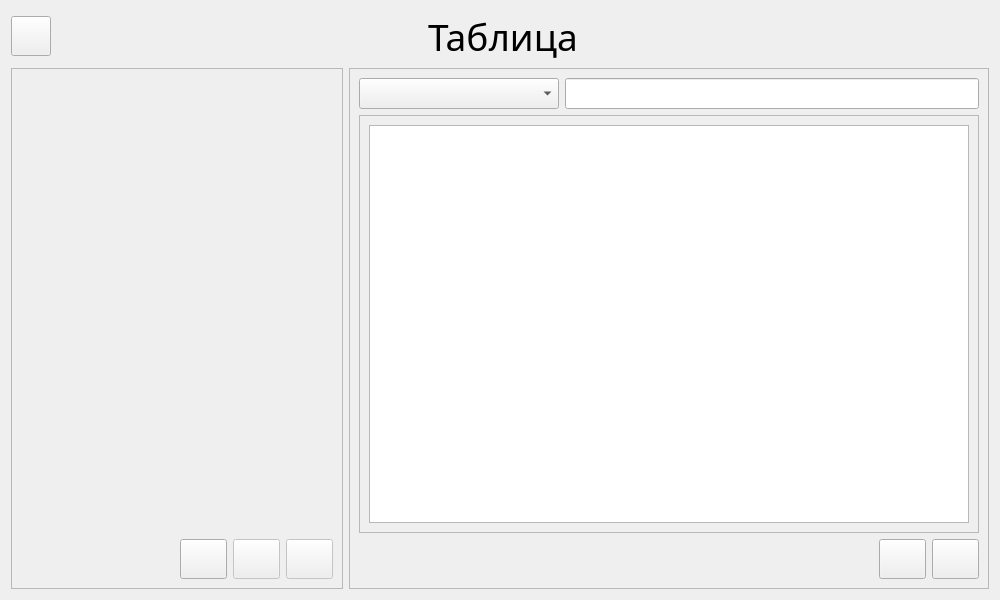
<?xml version="1.0" encoding="UTF-8"?>
<ui version="4.0">
 <class>tableWidget</class>
 <widget class="QWidget" name="tableWidget">
  <property name="geometry">
   <rect>
    <x>0</x>
    <y>0</y>
    <width>1000</width>
    <height>600</height>
   </rect>
  </property>
  <property name="font">
   <font>
    <family>Microsoft YaHei UI Light</family>
    <pointsize>12</pointsize>
   </font>
  </property>
  <property name="windowTitle">
   <string>Form</string>
  </property>
  <layout class="QVBoxLayout" name="verticalLayout">
   <item>
    <layout class="QHBoxLayout" name="horizontalLayout_5">
     <item>
      <widget class="QPushButton" name="buttonBack">
       <property name="minimumSize">
        <size>
         <width>40</width>
         <height>40</height>
        </size>
       </property>
       <property name="maximumSize">
        <size>
         <width>40</width>
         <height>16777215</height>
        </size>
       </property>
       <property name="text">
        <string/>
       </property>
       <property name="icon">
        <iconset theme="go-previous"/>
       </property>
      </widget>
     </item>
     <item>
      <widget class="QLabel" name="tableName">
       <property name="sizePolicy">
        <sizepolicy hsizetype="Preferred" vsizetype="Preferred">
         <horstretch>0</horstretch>
         <verstretch>0</verstretch>
        </sizepolicy>
       </property>
       <property name="maximumSize">
        <size>
         <width>16777215</width>
         <height>100</height>
        </size>
       </property>
       <property name="font">
        <font>
         <family>Microsoft YaHei UI Light</family>
         <pointsize>28</pointsize>
        </font>
       </property>
       <property name="text">
        <string>Таблица</string>
       </property>
       <property name="alignment">
        <set>Qt::AlignmentFlag::AlignCenter</set>
       </property>
      </widget>
     </item>
     <item>
      <spacer name="horizontalSpacer_3">
       <property name="orientation">
        <enum>Qt::Orientation::Horizontal</enum>
       </property>
       <property name="sizeType">
        <enum>QSizePolicy::Policy::Fixed</enum>
       </property>
       <property name="sizeHint" stdset="0">
        <size>
         <width>40</width>
         <height>20</height>
        </size>
       </property>
      </spacer>
     </item>
    </layout>
   </item>
   <item>
    <layout class="QHBoxLayout" name="horizontalLayout">
     <property name="spacing">
      <number>6</number>
     </property>
     <item>
      <widget class="QFrame" name="frame">
       <property name="frameShape">
        <enum>QFrame::Shape::StyledPanel</enum>
       </property>
       <property name="frameShadow">
        <enum>QFrame::Shadow::Raised</enum>
       </property>
       <layout class="QVBoxLayout" name="verticalLayout_2">
        <item>
         <layout class="QFormLayout" name="formLayout">
          <property name="verticalSpacing">
           <number>12</number>
          </property>
         </layout>
        </item>
        <item>
         <spacer name="verticalSpacer">
          <property name="orientation">
           <enum>Qt::Orientation::Vertical</enum>
          </property>
          <property name="sizeHint" stdset="0">
           <size>
            <width>20</width>
            <height>40</height>
           </size>
          </property>
         </spacer>
        </item>
        <item>
         <layout class="QHBoxLayout" name="horizontalLayout_2">
          <item>
           <spacer name="horizontalSpacer">
            <property name="orientation">
             <enum>Qt::Orientation::Horizontal</enum>
            </property>
            <property name="sizeHint" stdset="0">
             <size>
              <width>40</width>
              <height>20</height>
             </size>
            </property>
           </spacer>
          </item>
          <item>
           <widget class="QPushButton" name="buttonAdd">
            <property name="minimumSize">
             <size>
              <width>40</width>
              <height>40</height>
             </size>
            </property>
            <property name="text">
             <string/>
            </property>
            <property name="icon">
             <iconset theme="list-add"/>
            </property>
           </widget>
          </item>
          <item>
           <widget class="QPushButton" name="buttonEdit">
            <property name="enabled">
             <bool>false</bool>
            </property>
            <property name="minimumSize">
             <size>
              <width>40</width>
              <height>40</height>
             </size>
            </property>
            <property name="text">
             <string/>
            </property>
            <property name="icon">
             <iconset theme="mail-message-new"/>
            </property>
           </widget>
          </item>
          <item>
           <widget class="QPushButton" name="buttonDelete">
            <property name="enabled">
             <bool>false</bool>
            </property>
            <property name="minimumSize">
             <size>
              <width>40</width>
              <height>40</height>
             </size>
            </property>
            <property name="text">
             <string/>
            </property>
            <property name="icon">
             <iconset theme="edit-delete"/>
            </property>
           </widget>
          </item>
         </layout>
        </item>
       </layout>
      </widget>
     </item>
     <item>
      <widget class="QFrame" name="frame_2">
       <property name="frameShape">
        <enum>QFrame::Shape::StyledPanel</enum>
       </property>
       <property name="frameShadow">
        <enum>QFrame::Shadow::Raised</enum>
       </property>
       <layout class="QVBoxLayout" name="verticalLayout_3">
        <item>
         <layout class="QHBoxLayout" name="horizontalLayout_3">
          <item>
           <widget class="QComboBox" name="searchBox">
            <property name="minimumSize">
             <size>
              <width>200</width>
              <height>0</height>
             </size>
            </property>
            <property name="font">
             <font>
              <family>Microsoft YaHei UI Light</family>
              <pointsize>12</pointsize>
             </font>
            </property>
            <property name="placeholderText">
             <string>Поле для поиска</string>
            </property>
           </widget>
          </item>
          <item>
           <widget class="QLineEdit" name="searchField"/>
          </item>
         </layout>
        </item>
        <item>
         <widget class="QFrame" name="frame_3">
          <property name="frameShape">
           <enum>QFrame::Shape::StyledPanel</enum>
          </property>
          <property name="frameShadow">
           <enum>QFrame::Shadow::Raised</enum>
          </property>
          <layout class="QVBoxLayout" name="verticalLayout_4">
           <item>
            <widget class="QTableWidget" name="dataTable">
             <property name="minimumSize">
              <size>
               <width>600</width>
               <height>0</height>
              </size>
             </property>
             <property name="lineWidth">
              <number>1</number>
             </property>
            </widget>
           </item>
          </layout>
         </widget>
        </item>
        <item>
         <layout class="QHBoxLayout" name="horizontalLayout_4">
          <item>
           <spacer name="horizontalSpacer_2">
            <property name="orientation">
             <enum>Qt::Orientation::Horizontal</enum>
            </property>
            <property name="sizeHint" stdset="0">
             <size>
              <width>40</width>
              <height>20</height>
             </size>
            </property>
           </spacer>
          </item>
          <item>
           <widget class="QPushButton" name="saveButton">
            <property name="minimumSize">
             <size>
              <width>40</width>
              <height>40</height>
             </size>
            </property>
            <property name="text">
             <string/>
            </property>
            <property name="icon">
             <iconset theme="document-save"/>
            </property>
           </widget>
          </item>
          <item>
           <widget class="QPushButton" name="printButton">
            <property name="minimumSize">
             <size>
              <width>40</width>
              <height>40</height>
             </size>
            </property>
            <property name="text">
             <string/>
            </property>
            <property name="icon">
             <iconset theme="document-print"/>
            </property>
           </widget>
          </item>
         </layout>
        </item>
       </layout>
      </widget>
     </item>
    </layout>
   </item>
  </layout>
 </widget>
 <resources/>
 <connections/>
</ui>
